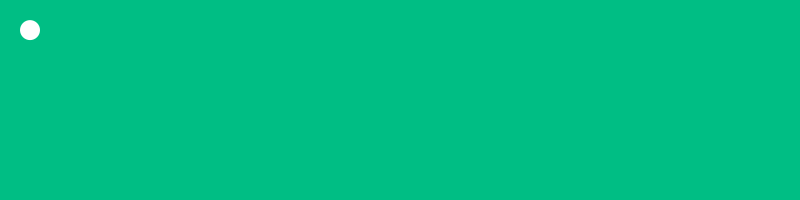
Frame 1 (no input)
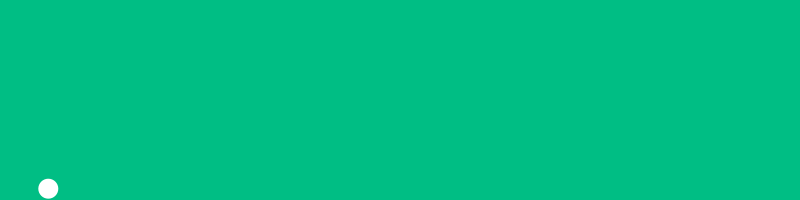
Frame 60 (the mouse pressed at the canvas centre just before this capture)
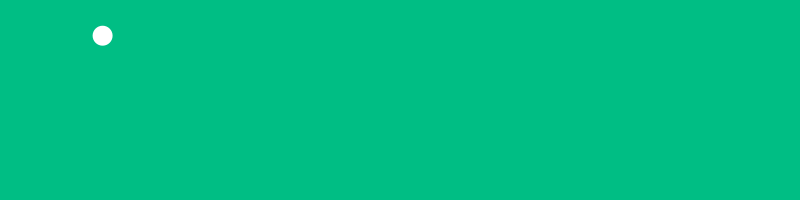
Frame 120 (the mouse held since frame 60 and released just before this capture)

The Processing sketch that drew these frames (run headless with seeded random() and noise(); from frame 60 on, the mouse is pressed at the canvas centre):

// Processing sketch: vientoYGravedad
// ── vientoYGravedad.pde
//el objeto a animar
Mover m;

void setup() {
  size(800,200);
  smooth();
  //instancia del objeto
  m = new Mover();                           
  background(0,190,132);
}

void draw() {
  background(0,190,132);
  
  //fuerza a aplicar: viento, en el sentido de X
  PVector wind = new PVector(0.01,0);
  //fuerza a aplicar: gravedad, en el sentido de Y
  PVector gravity = new PVector(0,0.1);
  //aplicamos fuerza 1.
  m.applyForce(wind);
  //aplicamos fuerza 2
  m.applyForce(gravity);
  //actualizamos
  m.update();
  //mostramos
  m.display();
  //controlamos los boundaries
  m.checkEdges();
}

// ── Mover.pde
class Mover {
  //posicion del objeto
  PVector location;
  //velocidad del objeto
  PVector velocity;
  //aceleracion del objeto
  PVector acceleration;
  //masa del objeto
  float mass;

  Mover() {
    //posicion inicial: x:30 y:30
    location = new PVector(30,30);
    //velocidad inicial en 0
    velocity = new PVector(0,0);
    //aceleracion inicial en 0
    acceleration = new PVector(0,0);
    //masa en 1 (ver diapos)
    mass = 1;
  }
  
  //funcion nueva.
  //applyForce(PVector force);
  //la funcion recibe como parametro una fuerza. ¿por qué asignamos una función?
  //porque de esta manera, podemos enviarle al objeto tantas fuerzas como necesitemos
  //o queramos. De esta forma, podemos modelar el viento, la gravedad, la fricción
  //y tantas otras fuerzas con una unica función. Veamos como funciona.
  
  void applyForce(PVector force) {
    //en la presentación dijimos que la fuerza la obteniamos de la 2da ley de Newton, que dice:
    
    //fuerza = masa x aceleracion.
    
    //pero a nosotros nos interesa la aceleración, que es lo que queremos aplicar!
    //entonces, despejamos aceleracion:
    
    //aceleracion = fuerza / masa.
    //¿que tul la siguiente linea?
    PVector a = PVector.div(force,mass);
    //una vez que obtuvimos la aceleracion a averiguar, se la aplicamos al vector
    //acceleration. ¿como? con el metodo add()
    acceleration.add(a);
  }
  
  //update()
  //y esto es lo que vimos la clase pasada, pero con un agregado.
  //a la velocidad, se la agrega la aceleración.
  //a la posición, se le agrega la velocidad.
  //pero finalmente, realizamos la operacion mult() sobre el vector de aceleration.
  //¿por qué se les ocurre que hacemos esto?
  //prueben quitando esa linea...
  
  void update() {
    velocity.add(acceleration);
    location.add(velocity);
    acceleration.mult(0);
  }

  void display() {
    noStroke();
    fill(#FFFFFF);
    ellipse(location.x,location.y,20,20);
  }

  void checkEdges() {
    if (location.x > width) {
      location.x = width;
      velocity.x *= -1;
    } else if (location.x < 0) {
      velocity.x *= -1;
      location.x = 0;
    }
    if (location.y > height) {
      velocity.y *= -1;
      location.y = height;
    }
  }
}
